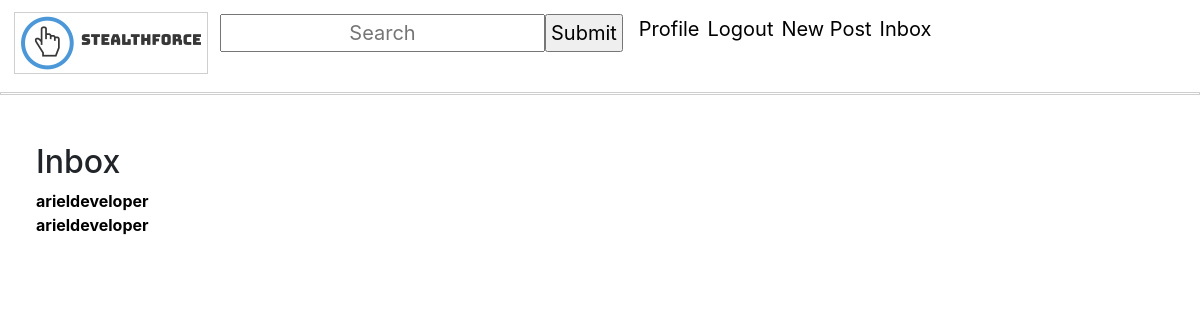
The app's page /direct/inbox/ (signed in) with its own data.
### messaging/models.py (models this page shows)
class Conversation(models.Model):
    user1 = models.ForeignKey(User, on_delete=models.CASCADE, related_name="user1")
    user2 = models.ForeignKey(User, on_delete=models.CASCADE,  related_name="user2")

### users/models.py (models this page shows, shortened)
class Account(AbstractBaseUser):
    email = models.EmailField(verbose_name="email", max_length=60, unique=True)
    username = models.CharField(max_length=30, unique=True)
    date_joined = models.DateTimeField(verbose_name='date joined', auto_now_add=True)
    last_login = models.DateTimeField(verbose_name='last login', auto_now=True)
    is_admin = models.BooleanField(default=False)
    is_staff = models.BooleanField(default=False)
    is_superuser = models.BooleanField(default=False)
    is_active = models.BooleanField(default=True)
    followers = models.ManyToManyField("Account", blank=True, symmetrical=False, related_name="people_followers")
    following = models.ManyToManyField("Account", blank=True, symmetrical=False, related_name="people_following")
    profile_picture = models.ImageField(null=True, blank=True, default = 'static/default.png')
    USERNAME_FIELD = 'email' #allows user to login with email instead of username/id
    REQUIRED_FIELDS = ['username']
    objects = MyAccountManager()

### messaging/views.py (the view)
# urls.py: path('direct/inbox/', messaging_views.inbox_view, name='inbox'),
def inbox_view(request):
    allOthers = set()
    all_messages = Message.objects.filter(recipient=request.user) | Message.objects.filter(sender=request.user)
    for message in all_messages:
        if message.recipient == request.user:
            allOthers.add(message.sender)
        elif message.sender == request.user:
            allOthers.add(message.recipient)
    threads = Conversation.objects.all()
    return render(request, 'messaging/inbox.html', {'all_messages':all_messages, 'threads':threads})

### messaging/templates/messaging/inbox.html
{% extends 'main_app/base.html' %}
{% block body %}
    <div id="inbox_div">
    <h2>Inbox</h2>
    {% for thread in threads %}
        {% if thread.user1 == user %}
            <a href="/direct/t/{{ thread.id }}"><b>{{ thread.user2.username }}</b></a>
        {% else %}
            <a href="/direct/t/{{ thread.id }}"><b>{{ thread.user1.username }}</b></a>
        {% endif %}
        <br>
    {% endfor %}
        </div>
{% endblock %}

### static/css/main.css (style rules this page uses)
a { cursor: default; color: black; text-decoration:none; }
#inbox_div { margin: 3%; }

### records on screen
Conversation: user1.username "arieldeveloper"
Conversation: user1.username "arieldeveloper"
